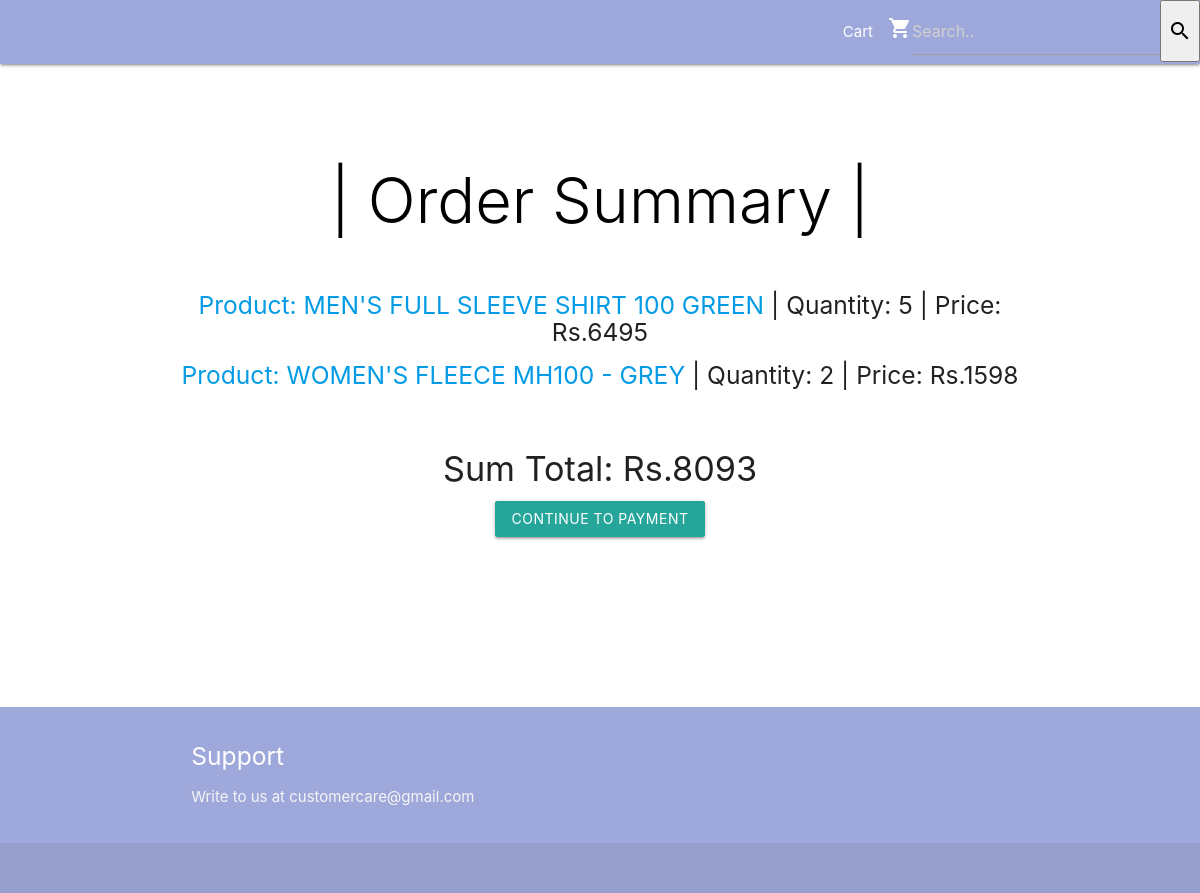
The app's page /checkout, older data.
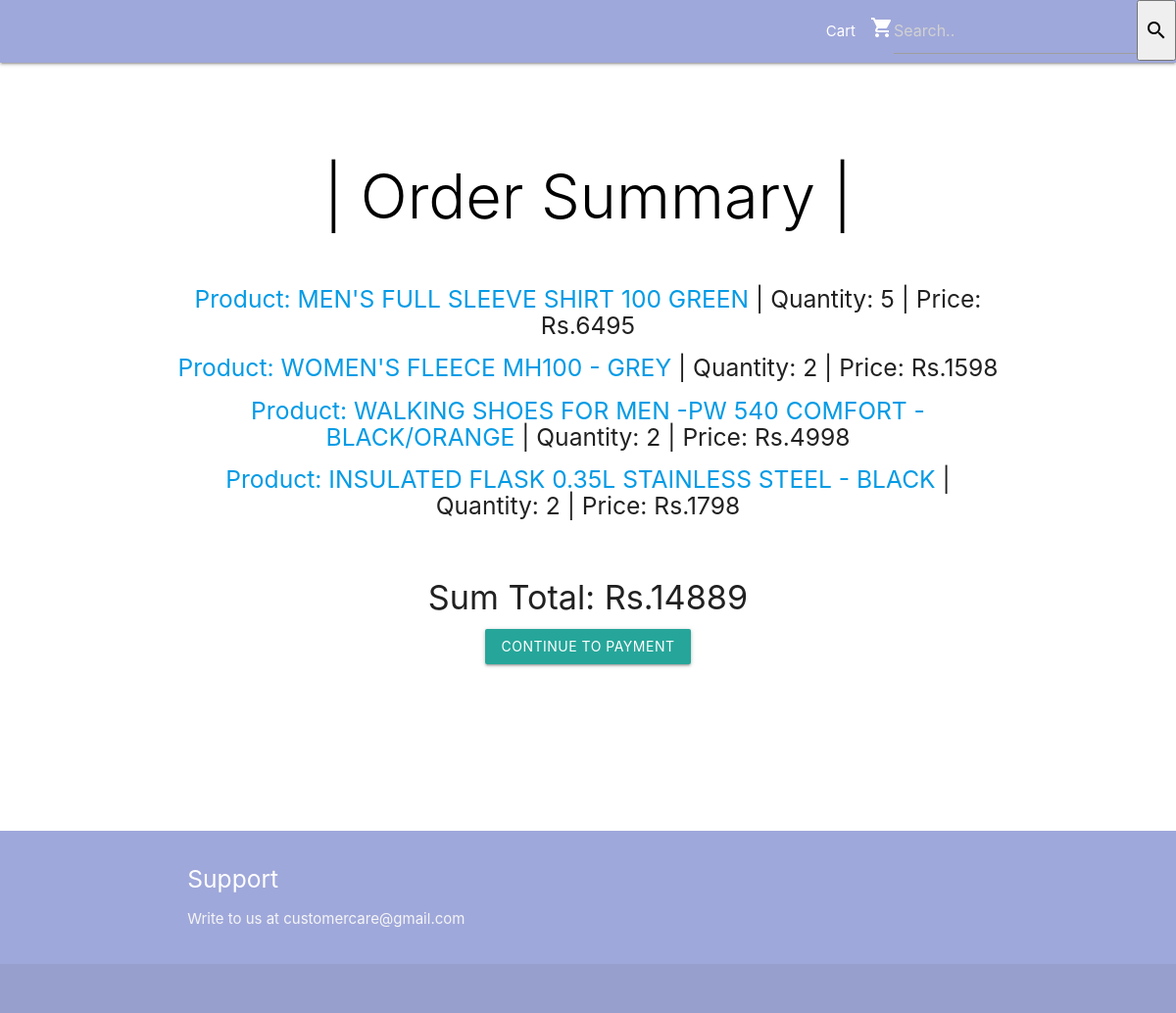
The same page, newer data.
### cart/models.py (models this page shows, shortened)
class product(models.Model):
    product_ID = models.IntegerField(primary_key=True)
    product_name = models.CharField(max_length=200, blank=True)
    category = models.CharField(max_length=200, blank=True)
    product_stock = models.IntegerField(default=0)
    price = models.IntegerField(default=0)
    product_description = models.CharField(max_length=300, default='Null')
    cart = models.CharField(max_length=5000, default='Null')
    quantity = models.IntegerField(default=0)
    imagesrc = models.CharField(max_length=500, default=" ")

### cart/views.py (the view)
# urls.py: path('checkout', views.checkout, name='checkout'),
def checkout(request):
    products = product.objects.all().filter(cart="1")
    context = {
        'products': products,
    }
    template = loader.get_template('checkout.html')
    return HttpResponse(template.render(context, request))

### cart/templates/checkout.html (shortened to what this page needs)
<!DOCTYPE html>
<html lang="en">
{% extends 'base.html' %}
{% block head %}
<head>
{% load static %}
  <link href="{% static 'css/materialize.css' %}" type="text/css" rel="stylesheet" media="screen,projection"/>
  <link href="{% static 'css/style.css' %}" type="text/css" rel="stylesheet" media="screen,projection"/>
</head>
{% endblock %}
{% block body %}
<body>
  {% load static %}
  <nav class="indigo lighten-3" role="navigation">
      {% load static %}
      <ul class="right hide-on-med-and-down">
        <li><a href="/cart">Cart</a></li><li><i class="material-icons">shopping_cart</i></li>
         <li>
          <form method="POST" action="/search">
            <input type="text" placeholder="Search.." name="search"></li>
            <li>
              <button type="submit"><i class="material-icons">search</i></button>
            </li>
      </ul>
  </nav>
  <div class="section no-pad-bot" id="index-banner">
    <div class="container">
      <br><br>
      <h1 class="header center black-text light">| Order Summary |</h1>
    </div>
  </div>
  <div class="container">
    <div class="section">
      <div class="row">
{% if products %}
            <ul>
            {% for product in products %}
                <h5 class="center"><li><a href="/ecommerce/{{ product.product_ID }}/">Product: {{product.product_name }}</a> | Quantity: {{product.quantity }} | Price: Rs.{% widthratio product.price 1 product.quantity %}</li></h5>
            {% endfor %}
            </ul>
        {% else %}
            <p>No products are available.</p>
        {% endif %}
<form action='payment/' method="GET" id="form1">
  <br>
<div class="container">
  <div class="center">
    <h4><script> document.write ("Sum Total: Rs." + sum) </script></h4>
  <button
    type="submit"
    class="btn attendBtn"
    name="check out">Continue to Payment
  </button>
</div>
</div>
 </form>
      </div>
      </div>
      </div>
    <br><br>
  <br><br>
  <br><br>
  <footer class="page-footer indigo lighten-3">
    <div class="container">
      <div class="row">
        <div class="col l6 s12">
          <h5 class="white-text">Support</h5>
          <p class="grey-text text-lighten-4">Write to us at customercare@gmail.com</p>
        </div>
      </div>
    </div>
    <div class="footer-copyright">
    </div>
  </footer>
  </body>
  {% endblock %}

Row changes from the older to the newer data that the page shows:
now on this page (row edited): product: product_name "WALKING SHOES FOR MEN -PW 540 COMFORT - BLACK/ORANGE", quantity "2", price+quantity "4998"
now on this page (row edited): product: product_name "INSULATED FLASK 0.35L STAINLESS STEEL - BLACK", quantity "2", price+quantity "1798"
Text that changed along with them:
text written by a page script: "Sum Total: Rs.8093" → "Sum Total: Rs.14889"
